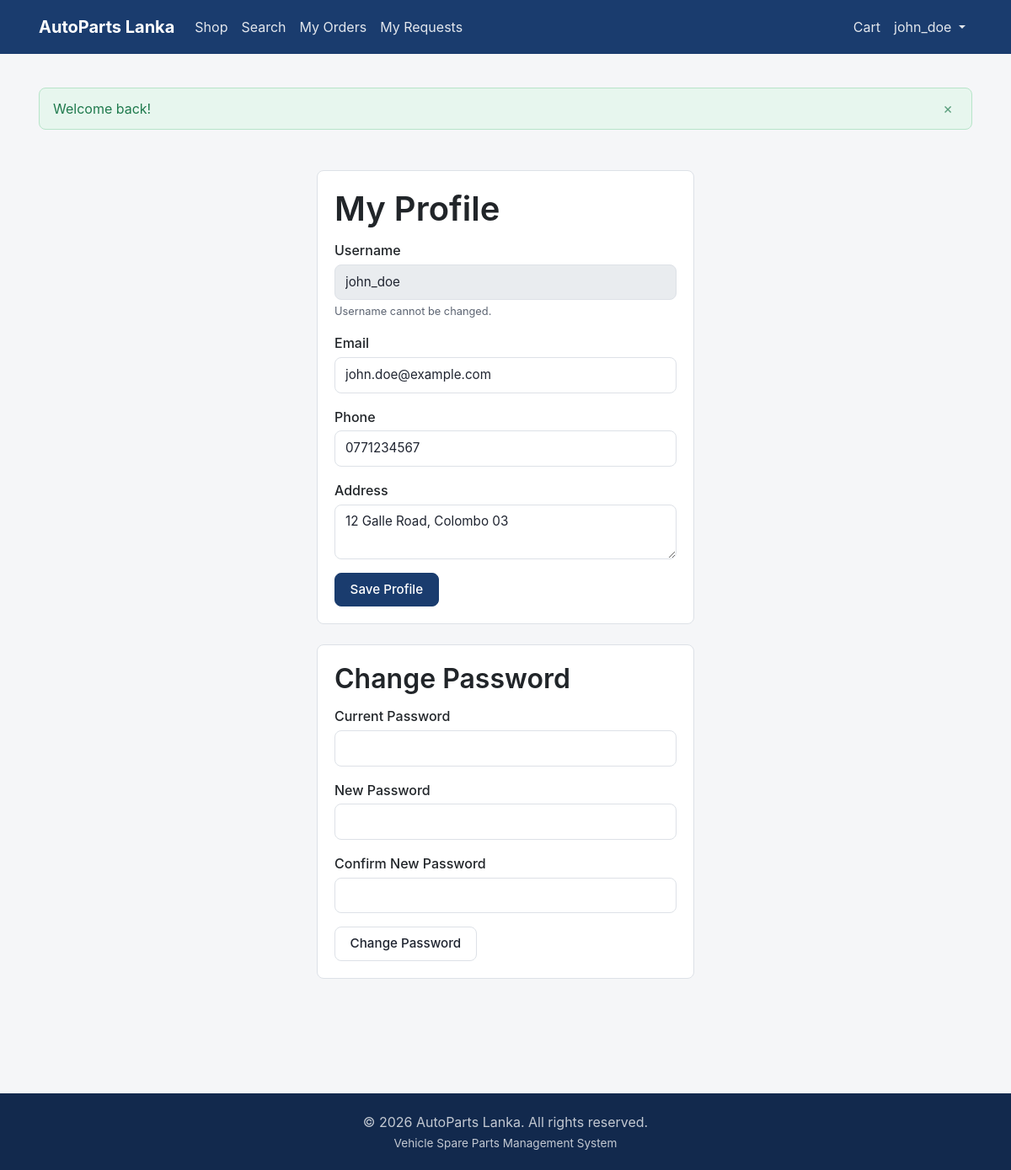
/auth/profile.php (signed in), run on the app's committed database.
### tables this page shows
CREATE TABLE registered_user (
    userID        INT AUTO_INCREMENT PRIMARY KEY,
    username      VARCHAR(50)  NOT NULL UNIQUE,
    passwordHash  VARCHAR(255) NOT NULL,
    email         VARCHAR(100) NOT NULL UNIQUE,
    phone         VARCHAR(20)  NULL,
    address       VARCHAR(255) NULL,
    registeredAt  DATETIME     NOT NULL DEFAULT CURRENT_TIMESTAMP,
    isVerified    TINYINT(1)   NOT NULL DEFAULT 0,
    resetToken    VARCHAR(255) NULL,
    resetExpires  DATETIME     NULL
);

### includes/functions.php (called while the page is built, shortened)
<?php
function e(?string $value): string
{
    return htmlspecialchars($value ?? '', ENT_QUOTES, 'UTF-8');
}

### includes/auth_guard.php (called while the page is built, shortened)
<?php
function isLoggedIn(): bool
{
    return !empty($_SESSION['user_id']);
}
function currentUserId(): ?int
{
    return isset($_SESSION['user_id']) ? (int) $_SESSION['user_id'] : null;
}
function currentUser(): ?array
{
    static $cache = [];
    $userId = currentUserId();
    if (!array_key_exists($userId, $cache)) {
        $stmt = getDB()->prepare('SELECT * FROM registered_user WHERE userID = ?');
        $stmt->execute([$userId]);
        $cache[$userId] = $stmt->fetch() ?: null;
    }
    return $cache[$userId];
}

### config/database.php (called while the page is built, shortened)
<?php
function getDB(): PDO
{
    static $pdo = null;
    if ($pdo === null) {
        $dsn = 'mysql:host=' . DB_HOST . ';dbname=' . DB_NAME . ';charset=utf8mb4';
        $pdo = new PDO($dsn, DB_USER, DB_PASS, [
            PDO::ATTR_ERRMODE => PDO::ERRMODE_EXCEPTION,
            PDO::ATTR_DEFAULT_FETCH_MODE => PDO::FETCH_ASSOC,
            PDO::ATTR_EMULATE_PREPARES => false,
        ]);
    }
    return $pdo;
}

### auth/profile.php (the view, shortened to what this page needs)
<?php
$db = getDB();
$userId = currentUserId();
$profileErrors = [];
$passwordErrors = [];
$stmt = $db->prepare('SELECT * FROM registered_user WHERE userID = ?');
$stmt->execute([$userId]);
$user = $stmt->fetch();
require __DIR__ . '/../includes/header.php';
?>
<div class="container auth-container">
    <div class="card auth-card">
        <h1 class="card-title">My Profile</h1>
        <form method="post" action="<?php echo BASE_URL; ?>/auth/profile.php" data-validate novalidate>
            <div class="form-group">
                <label class="form-label">Username</label>
                <input type="text" class="form-control" value="<?php echo e($user['username']); ?>" disabled>
                <p class="form-hint">Username cannot be changed.</p>
            </div>
            <div class="form-group">
                <label class="form-label" for="email">Email</label>
                <input type="email" id="email" name="email" class="form-control<?php echo isset($profileErrors['email']) ? ' is-invalid' : ''; ?>" value="<?php echo e($user['email']); ?>" required>
            </div>
            <div class="form-group">
                <label class="form-label" for="phone">Phone</label>
                <input type="text" id="phone" name="phone" class="form-control<?php echo isset($profileErrors['phone']) ? ' is-invalid' : ''; ?>" value="<?php echo e($user['phone']); ?>" required>
            </div>
            <div class="form-group">
                <label class="form-label" for="address">Address</label>
                <textarea id="address" name="address" class="form-control<?php echo isset($profileErrors['address']) ? ' is-invalid' : ''; ?>" rows="2" required><?php echo e($user['address']); ?></textarea>
            </div>
            <button type="submit" class="btn btn-primary">Save Profile</button>
        </form>
    </div>
    <div class="card auth-card">
        <h2 class="card-title">Change Password</h2>
        <form method="post" action="<?php echo BASE_URL; ?>/auth/profile.php" data-validate novalidate>
            <div class="form-group">
                <label class="form-label" for="current_password">Current Password</label>
                <input type="password" id="current_password" name="current_password" class="form-control<?php echo isset($passwordErrors['current_password']) ? ' is-invalid' : ''; ?>" required>
            </div>
            <div class="form-group">
                <label class="form-label" for="new_password">New Password</label>
                <input type="password" id="new_password" name="new_password" class="form-control<?php echo isset($passwordErrors['new_password']) ? ' is-invalid' : ''; ?>" required>
            </div>
            <div class="form-group">
                <label class="form-label" for="confirm_new_password">Confirm New Password</label>
                <input type="password" id="confirm_new_password" name="confirm_new_password" class="form-control<?php echo isset($passwordErrors['confirm_new_password']) ? ' is-invalid' : ''; ?>" required>
            </div>
            <button type="submit" class="btn btn-outline">Change Password</button>
        </form>
    </div>
</div>
<?php require __DIR__ . '/../includes/footer.php'; ?>

### includes/navbar.php (shortened to what this page needs)
<?php
$navUser = isLoggedIn() ? currentUser() : null;
?>
<nav class="navbar navbar-expand-lg navbar-main">
    <div class="container">
        <a class="navbar-brand" href="<?php echo BASE_URL; ?>/index.php"><?php echo e(SITE_NAME); ?></a>
        <div class="collapse navbar-collapse" id="mainNav">
            <ul class="navbar-nav me-auto">
                <li class="nav-item"><a class="nav-link" href="<?php echo BASE_URL; ?>/catalogue/products.php">Shop</a></li>
                <li class="nav-item"><a class="nav-link" href="<?php echo BASE_URL; ?>/catalogue/search.php">Search</a></li>
                <?php if (isLoggedIn()): ?>
                <li class="nav-item"><a class="nav-link" href="<?php echo BASE_URL; ?>/orders/my_orders.php">My Orders</a></li>
                <li class="nav-item"><a class="nav-link" href="<?php echo BASE_URL; ?>/requests/my_requests.php">My Requests</a></li>
                <?php endif; ?>
            </ul>
            <ul class="navbar-nav">
                <li class="nav-item">
                    <a class="nav-link nav-cart-link" href="<?php echo BASE_URL; ?>/orders/cart.php">
                        Cart
                    </a>
                </li>
                <?php if (isLoggedIn()): ?>
                <li class="nav-item dropdown">
                    <a class="nav-link dropdown-toggle" href="#" id="navAccountDropdown" role="button" data-bs-toggle="dropdown" aria-expanded="false">
                        <?php echo e($navUser['username'] ?? 'Account'); ?>
                    </a>
                </li>
                <?php elseif (isAdmin()): ?>
                <li class="nav-item"><a class="nav-link" href="<?php echo BASE_URL; ?>/admin/dashboard.php">Admin Panel</a></li>
                <li class="nav-item"><a class="nav-link" href="<?php echo BASE_URL; ?>/auth/logout.php">Logout</a></li>
                <?php else: ?>
                <li class="nav-item"><a class="nav-link" href="<?php echo BASE_URL; ?>/auth/login.php">Login</a></li>
                <li class="nav-item"><a class="nav-link" href="<?php echo BASE_URL; ?>/auth/register.php">Register</a></li>
                <?php endif; ?>
            </ul>
        </div>
    </div>
</nav>

### assets/css/base.css (style rules this page uses)
:root { --color-primary: #1a3c6e; --color-primary-dark: #12294d; --color-accent: #d9782d; --color-success: #1f7a4d; --color-danger: #b3261e; --color-warning: #8a6100; --color-info: #1d5f8a; --color-text: #1f2430; --color-text-muted: #5c6472; --color-border: #dde1e7; --color-bg: #f5f6f8; --color-surface: #ffffff; --radius: 8px; --font-base: -apple-system, BlinkMacSystemFont, "Segoe UI", Roboto, Helvetica, Arial, sans-serif; }
* { box-sizing: border-box; }
html, body { margin: 0; padding: 0; }
body { font-family: var(--font-base); color: var(--color-text); background: var(--color-bg); line-height: 1.5; display: flex; flex-direction: column; min-height: 100vh; }
.container { max-width: 1140px; margin: 0 auto; padding: 0 1rem; }
a { color: var(--color-primary); text-decoration: none; }
h1, h2, h3, h4, h5, h6 { font-weight: 600; line-height: 1.25; margin-top: 0; }
.navbar-main { background: var(--color-primary); padding: 0.75rem 0; }
.navbar-main .navbar-brand { color: #fff; font-weight: 700; font-size: 1.25rem; }
.navbar-main .nav-link { color: rgba(255, 255, 255, 0.88); }
.nav-cart-link { position: relative; }
.btn { display: inline-block; font-weight: 500; text-align: center; vertical-align: middle; cursor: pointer; border: 1px solid transparent; padding: 0.5rem 1.1rem; font-size: 0.95rem; border-radius: var(--radius); transition: background-color 0.15s ease, border-color 0.15s ease; }
.btn-primary { background: var(--color-primary); border-color: var(--color-primary); color: #fff; }
.btn-outline { background: transparent; border-color: var(--color-border); color: var(--color-text); }
.form-group { margin-bottom: 1rem; }
.form-label { display: block; font-weight: 500; margin-bottom: 0.3rem; }
.form-control { display: block; width: 100%; padding: 0.55rem 0.75rem; font-size: 0.95rem; color: var(--color-text); background: var(--color-surface); border: 1px solid var(--color-border); border-radius: var(--radius); }
.form-hint { font-size: 0.8rem; color: var(--color-text-muted); margin-top: 0.25rem; }
.card { background: var(--color-surface); border: 1px solid var(--color-border); border-radius: var(--radius); padding: 1.25rem; }
.card + .card { margin-top: 1rem; }
.card-title { margin-bottom: 0.75rem; }

### assets/css/auth.css (style rules this page uses)
.auth-container { max-width: 480px; padding-top: 2rem; padding-bottom: 2rem; }
.auth-card { margin-bottom: 1.5rem; }

### data on the page
registered_user: username "john_doe", email "john.doe@example.com", phone "0771234567", address "12 Galle Road, Colombo 03"

### other printed values
SITE_NAME "AutoParts Lanka"
$flash['message'] "Welcome back!"
